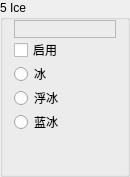
                 <widget class="QGroupBox" name="Base05">
                  <property name="sizePolicy">
                   <sizepolicy hsizetype="Fixed" vsizetype="Preferred">
                    <horstretch>0</horstretch>
                    <verstretch>0</verstretch>
                   </sizepolicy>
                  </property>
                  <property name="minimumSize">
                   <size>
                    <width>130</width>
                    <height>0</height>
                   </size>
                  </property>
                  <property name="maximumSize">
                   <size>
                    <width>130</width>
                    <height>16777215</height>
                   </size>
                  </property>
                  <property name="autoFillBackground">
                   <bool>true</bool>
                  </property>
                  <property name="title">
                   <string>5 Ice</string>
                  </property>
                  <property name="flat">
                   <bool>false</bool>
                  </property>
                  <layout class="QVBoxLayout" name="verticalLayout_18">
                   <property name="spacing">
                    <number>0</number>
                   </property>
                   <property name="topMargin">
                    <number>0</number>
                   </property>
                   <property name="bottomMargin">
                    <number>0</number>
                   </property>
                   <item>
                    <widget class="QLabel" name="Color05">
                     <property name="font">
                      <font>
                       <family>微软雅黑</family>
                       <pointsize>9</pointsize>
                      </font>
                     </property>
                     <property name="frameShape">
                      <enum>QFrame::StyledPanel</enum>
                     </property>
                     <property name="text">
                      <string/>
                     </property>
                    </widget>
                   </item>
                   <item>
                    <widget class="QCheckBox" name="Enable05">
                     <property name="text">
                      <string>启用</string>
                     </property>
                    </widget>
                   </item>
                   <item>
                    <widget class="QRadioButton" name="is05Ice">
                     <property name="text">
                      <string>冰</string>
                     </property>
                     <property name="icon">
                      <iconset resource="../BlockTextures.qrc">
                       <normaloff>:/new/Textures/Slope/block/ice.png</normaloff>:/new/Textures/Slope/block/ice.png</iconset>
                     </property>
                    </widget>
                   </item>
                   <item>
                    <widget class="QRadioButton" name="is05PackedIce">
                     <property name="text">
                      <string>浮冰</string>
                     </property>
                     <property name="icon">
                      <iconset resource="../BlockTextures.qrc">
                       <normaloff>:/new/Textures/Slope/block/packed_ice.png</normaloff>:/new/Textures/Slope/block/packed_ice.png</iconset>
                     </property>
                    </widget>
                   </item>
                   <item>
                    <widget class="QRadioButton" name="is05BlueIce">
                     <property name="text">
                      <string>蓝冰</string>
                     </property>
                     <property name="icon">
                      <iconset resource="../BlockTextures.qrc">
                       <normaloff>:/new/Textures/Slope/block/blue_ice.png</normaloff>:/new/Textures/Slope/block/blue_ice.png</iconset>
                     </property>
                    </widget>
                   </item>
                   <item>
                    <spacer name="verticalSpacer_15">
                     <property name="orientation">
                      <enum>Qt::Vertical</enum>
                     </property>
                     <property name="sizeHint" stdset="0">
                      <size>
                       <width>20</width>
                       <height>40</height>
                      </size>
                     </property>
                    </spacer>
                   </item>
                  </layout>
                 </widget>
